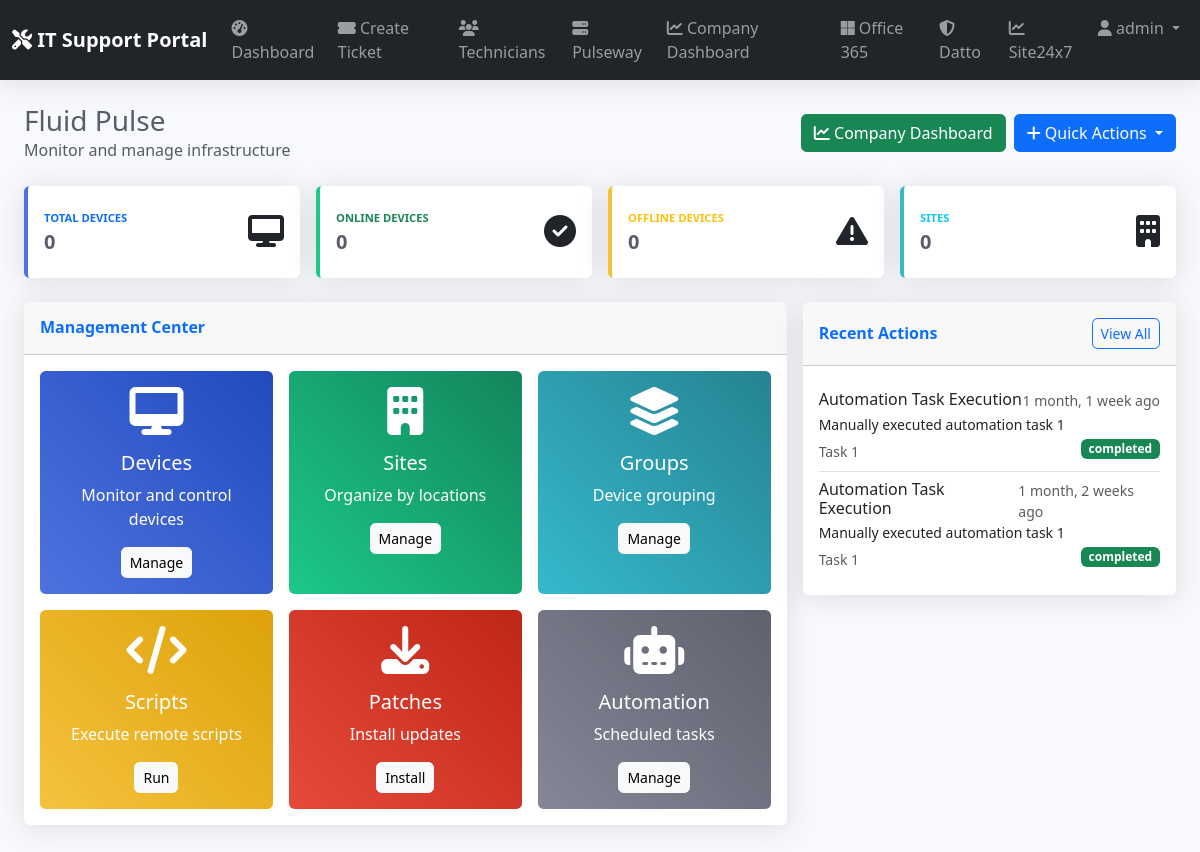
/pulseway/ (signed in), run on the app's committed database.
### pulseway/models.py (models this page shows, shortened)
class PulsewayAction(models.Model):
    ACTION_TYPES = [
        ('script', 'Script Execution'),
        ('patch', 'Patch Installation'),
        ('reboot', 'Device Reboot'),
        ('site_create', 'Site Creation'),
        ('site_update', 'Site Update'),
        ('site_delete', 'Site Deletion'),
        ('group_create', 'Group Creation'),
        ('group_update', 'Group Update'),
        ('group_delete', 'Group Deletion'),
        ('automation_create', 'Automation Task Creation'),
        ('automation_run', 'Automation Task Execution'),
    ]
    STATUS_CHOICES = [
        ('pending', 'Pending'),
        ('running', 'Running'),
        ('completed', 'Completed'),
        ('failed', 'Failed'),
    ]
    user = models.ForeignKey(User, on_delete=models.CASCADE)
    action_type = models.CharField(max_length=20, choices=ACTION_TYPES)
    target_id = models.CharField(max_length=100)  # Device ID, Site ID, etc.
    target_name = models.CharField(max_length=200)
    description = models.TextField()
    status = models.CharField(max_length=20, choices=STATUS_CHOICES, default='pending')
    created_at = models.DateTimeField(auto_now_add=True)
    updated_at = models.DateTimeField(auto_now=True)
    result = models.JSONField(null=True, blank=True)
    class Meta:
        ordering = ['-created_at']

### pulseway/views.py (the view, shortened to what this page needs)
# urls.py: path('', views.dashboard, name='datto_dashboard'),
@login_required
def dashboard(request):
    try:
        from django.core.cache import cache
        import time
        cache_key = 'pulseway_dashboard_data'
        cached_data = cache.get(cache_key)
        if cached_data:
            context = cached_data
        else:
            api = PulsewayAPI()
            all_devices = api.get_all_devices()
            all_sites = api.get_all_sites()
            all_groups = api.get_all_groups()
            recent_devices = all_devices[:5] if all_devices else []
            recent_sites = all_sites[:5] if all_sites else []
            recent_actions = PulsewayAction.objects.filter(user=request.user)[:10]
            sample_size = min(100, len(all_devices))
            sample_online = 0
            sample_offline = 0
            if sample_size > 0:
                online_ratio = sample_online / sample_size
                online_devices = int(len(all_devices) * online_ratio)
                offline_devices = len(all_devices) - online_devices
            else:
                online_devices = 0
                offline_devices = len(all_devices)
            context = {
                'total_devices': len(all_devices),
                'online_devices': online_devices,
                'offline_devices': offline_devices,
                'total_sites': len(all_sites),
                'total_groups': len(all_groups),
                'recent_devices': recent_devices,
                'recent_sites': recent_sites,
                'recent_actions': recent_actions,
            }
            cache.set(cache_key, context, 300)
        return render(request, 'pulseway/dashboard.html', context)
    except Exception as e:
        messages.error(request, f"Error loading dashboard: {str(e)}")
        return render(request, 'pulseway/dashboard.html', {
            'total_devices': 0, 'online_devices': 0, 'offline_devices': 0,
            'total_sites': 0, 'total_groups': 0, 'recent_devices': [],
            'recent_sites': [], 'recent_actions': []
        })

### templates/pulseway/dashboard.html (shortened to what this page needs)
{% extends 'base.html' %}
{% block content %}
<div class="container-fluid px-4">
    <div class="d-flex justify-content-between align-items-center mb-4">
        <div>
            <h1 class="h3 mb-0 text-gray-800">Fluid Pulse</h1>
            <p class="text-muted mb-0">Monitor and manage infrastructure</p>
        </div>
        <div class="d-flex gap-2">
            <a href="{% url 'pulseway:company_dashboard' %}" class="btn btn-success">
                <i class="fas fa-chart-line"></i> Company Dashboard
            </a>
            <div class="dropdown">
                <button class="btn btn-primary dropdown-toggle" type="button" data-bs-toggle="dropdown">
                    <i class="fas fa-plus"></i> Quick Actions
                </button>
            </div>
        </div>
    </div>
    <div class="row g-3 mb-4">
        <div class="col-xl-3 col-md-6">
            <div class="card border-left-primary shadow h-100 py-2">
                <div class="card-body">
                    <div class="row no-gutters align-items-center">
                        <div class="col mr-2">
                            <div class="text-xs font-weight-bold text-primary text-uppercase mb-1">Total Devices</div>
                            <div class="h5 mb-0 font-weight-bold text-gray-800">{{ total_devices }}</div>
                        </div>
                        <div class="col-auto">
                            <i class="fas fa-desktop fa-2x text-gray-300"></i>
                        </div>
                    </div>
                </div>
            </div>
        </div>
        <div class="col-xl-3 col-md-6">
            <div class="card border-left-success shadow h-100 py-2">
                <div class="card-body">
                    <div class="row no-gutters align-items-center">
                        <div class="col mr-2">
                            <div class="text-xs font-weight-bold text-success text-uppercase mb-1">Online Devices</div>
                            <div class="h5 mb-0 font-weight-bold text-gray-800">{{ online_devices }}</div>
                        </div>
                        <div class="col-auto">
                            <i class="fas fa-check-circle fa-2x text-gray-300"></i>
                        </div>
                    </div>
                </div>
            </div>
        </div>
        <div class="col-xl-3 col-md-6">
            <div class="card border-left-warning shadow h-100 py-2">
                <div class="card-body">
                    <div class="row no-gutters align-items-center">
                        <div class="col mr-2">
                            <div class="text-xs font-weight-bold text-warning text-uppercase mb-1">Offline Devices</div>
                            <div class="h5 mb-0 font-weight-bold text-gray-800">{{ offline_devices }}</div>
                        </div>
                        <div class="col-auto">
                            <i class="fas fa-exclamation-triangle fa-2x text-gray-300"></i>
                        </div>
                    </div>
                </div>
            </div>
        </div>
        <div class="col-xl-3 col-md-6">
            <div class="card border-left-info shadow h-100 py-2">
                <div class="card-body">
                    <div class="row no-gutters align-items-center">
                        <div class="col mr-2">
                            <div class="text-xs font-weight-bold text-info text-uppercase mb-1">Sites</div>
                            <div class="h5 mb-0 font-weight-bold text-gray-800">{{ total_sites }}</div>
                        </div>
                        <div class="col-auto">
                            <i class="fas fa-building fa-2x text-gray-300"></i>
                        </div>
                    </div>
                </div>
            </div>
        </div>
    </div>
    <div class="row g-3">
        <div class="col-lg-8">
            <div class="card shadow mb-4">
                <div class="card-header py-3">
                    <h6 class="m-0 font-weight-bold text-primary">Management Center</h6>
                </div>
                <div class="card-body">
                    <div class="row g-3">
                        <div class="col-md-4">
                            <div class="card bg-gradient-primary text-white h-100">
                                <div class="card-body text-center">
                                    <i class="fas fa-desktop fa-3x mb-3"></i>
                                    <h5>Devices</h5>
                                    <p class="card-text">Monitor and control devices</p>
                                    <a href="{% url 'pulseway:devices' %}" class="btn btn-light btn-sm">Manage</a>
                                </div>
                            </div>
                        </div>
                        <div class="col-md-4">
                            <div class="card bg-gradient-success text-white h-100">
                                <div class="card-body text-center">
                                    <i class="fas fa-building fa-3x mb-3"></i>
                                    <h5>Sites</h5>
                                    <p class="card-text">Organize by locations</p>
                                    <a href="{% url 'pulseway:sites' %}" class="btn btn-light btn-sm">Manage</a>
                                </div>
                            </div>
                        </div>
                        <div class="col-md-4">
                            <div class="card bg-gradient-info text-white h-100">
                                <div class="card-body text-center">
                                    <i class="fas fa-layer-group fa-3x mb-3"></i>
                                    <h5>Groups</h5>
                                    <p class="card-text">Device grouping</p>
                                    <a href="{% url 'pulseway:groups' %}" class="btn btn-light btn-sm">Manage</a>
                                </div>
                            </div>
                        </div>
                        <div class="col-md-4">
                            <div class="card bg-gradient-warning text-white h-100">
                                <div class="card-body text-center">
                                    <i class="fas fa-code fa-3x mb-3"></i>
                                    <h5>Scripts</h5>
                                    <p class="card-text">Execute remote scripts</p>
                                    <a href="{% url 'pulseway:run_script' %}" class="btn btn-light btn-sm">Run</a>
                                </div>
                            </div>
                        </div>
                        <div class="col-md-4">
                            <div class="card bg-gradient-danger text-white h-100">
                                <div class="card-body text-center">
                                    <i class="fas fa-download fa-3x mb-3"></i>
                                    <h5>Patches</h5>
                                    <p class="card-text">Install updates</p>
                                    <a href="{% url 'pulseway:install_patches' %}" class="btn btn-light btn-sm">Install</a>
                                </div>
                            </div>
                        </div>
                        <div class="col-md-4">
                            <div class="card bg-gradient-secondary text-white h-100">
                                <div class="card-body text-center">
                                    <i class="fas fa-robot fa-3x mb-3"></i>
                                    <h5>Automation</h5>
                                    <p class="card-text">Scheduled tasks</p>
                                    <a href="{% url 'pulseway:automation_tasks' %}" class="btn btn-light btn-sm">Manage</a>
                                </div>
                            </div>
                        </div>
                    </div>
                </div>
            </div>
        </div>
        <div class="col-lg-4">
            <div class="card shadow mb-4">
                <div class="card-header py-3 d-flex justify-content-between align-items-center">
                    <h6 class="m-0 font-weight-bold text-primary">Recent Actions</h6>
                    <a href="{% url 'pulseway:actions_history' %}" class="btn btn-sm btn-outline-primary">View All</a>
                </div>
                <div class="card-body">
                    {% if recent_actions %}
                        <div class="list-group list-group-flush">
                            {% for action in recent_actions %}
                            <div class="list-group-item px-0">
                                <div class="d-flex w-100 justify-content-between">
                                    <h6 class="mb-1">{{ action.get_action_type_display }}</h6>
                                    <small class="text-muted">{{ action.created_at|timesince }} ago</small>
                                </div>
                                <p class="mb-1 small">{{ action.description|truncatechars:50 }}</p>
                                <small class="text-muted">{{ action.target_name }}</small>
                                <span class="badge bg-{% if action.status == 'completed' %}success{% elif action.status == 'failed' %}danger{% else %}warning{% endif %} float-end">{{ action.status }}</span>
                            </div>
                            {% endfor %}
                        </div>
                    {% else %}
                        <div class="text-center text-muted py-4">
                            <i class="fas fa-history fa-3x mb-3"></i>
                            <p>No recent actions</p>
                        </div>
                    {% endif %}
                </div>
            </div>
        </div>
    </div>
</div>
{% endblock %}

### templates/base.html (shortened to what this page needs)
<!DOCTYPE html>
<html lang="en">
<head>
    <link href="https://cdn.jsdelivr.net/npm/bootstrap@5.3.0/dist/css/bootstrap.min.css" rel="stylesheet">
    <link href="https://cdnjs.cloudflare.com/ajax/libs/font-awesome/6.4.0/css/all.min.css" rel="stylesheet">
</head>
<body>
    <nav class="navbar navbar-expand-lg navbar-dark bg-dark shadow">
        <div class="container-fluid">
            <a class="navbar-brand" href="{% url 'dashboard' %}">
                <i class="fas fa-tools"></i> IT Support Portal
            </a>
            {% if user.is_authenticated %}
            <div class="collapse navbar-collapse" id="navbarNav">
                <ul class="navbar-nav ms-auto">
                    <li class="nav-item">
                        <a class="nav-link" href="{% url 'dashboard' %}">
                            <i class="fas fa-tachometer-alt"></i> Dashboard
                        </a>
                    </li>
                    <li class="nav-item">
                        <a class="nav-link" href="{% url 'create_ticket' %}">
                            <i class="fas fa-ticket-alt"></i> Create Ticket
                        </a>
                    </li>
                    <li class="nav-item">
                        <a class="nav-link" href="{% url 'technicians' %}">
                            <i class="fas fa-users"></i> Technicians
                        </a>
                    </li>
                    <li class="nav-item">
                        <a class="nav-link" href="{% url 'pulseway:dashboard' %}">
                            <i class="fas fa-server"></i> Pulseway
                        </a>
                    </li>
                    <li class="nav-item">
                        <a class="nav-link" href="{% url 'pulseway:company_dashboard' %}">
                            <i class="fas fa-chart-line"></i> Company Dashboard
                        </a>
                    </li>
                    <li class="nav-item">
                        <a class="nav-link" href="{% url 'office365:dashboard' %}">
                            <i class="fab fa-microsoft"></i> Office 365
                        </a>
                    </li>
                    <li class="nav-item">
                        <a class="nav-link" href="/datto/">
                            <i class="fas fa-shield-alt"></i> Datto
                        </a>
                    </li>
                    <li class="nav-item">
                        <a class="nav-link" href="/site24x7/">
                            <i class="fas fa-chart-line"></i> Site24x7
                        </a>
                    </li>
                    <li class="nav-item dropdown">
                        <a class="nav-link dropdown-toggle" href="#" role="button" data-bs-toggle="dropdown">
                            <i class="fas fa-user"></i> {{ user.username }}
                        </a>
                    </li>
                </ul>
            </div>
            {% endif %}
        </div>
    </nav>
    <main class="py-4">
        {% block content %}
        {% endblock %}
    </main>
</body>
</html>

### data on the page
PulsewayAction: action_type "Automation Task Execution", created_at "1 month, 1 week", description "Manually executed automation task 1", target_name "Task 1", status "completed"
PulsewayAction: action_type "Automation Task Execution", created_at "1 month, 2 weeks", description "Manually executed automation task 1", target_name "Task 1", status "completed"

### other printed values
{{ user.username }} "admin"
{{ total_devices }} "0"
{{ online_devices }} "0"
{{ offline_devices }} "0"
{{ total_sites }} "0"
